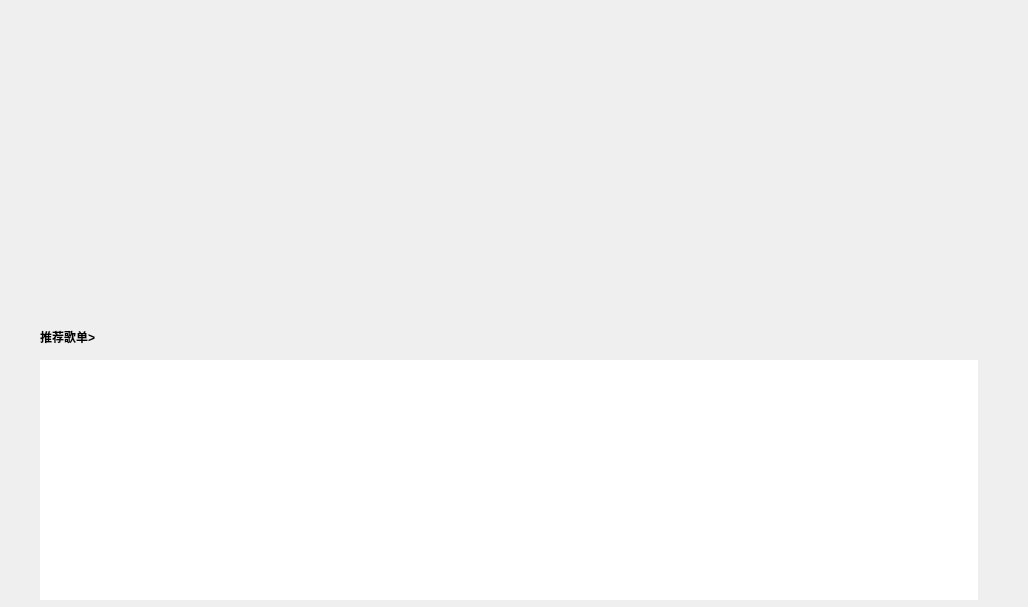
<?xml version="1.0" encoding="UTF-8"?>
<ui version="4.0">
 <class>Individual</class>
 <widget class="QWidget" name="Individual">
  <property name="geometry">
   <rect>
    <x>0</x>
    <y>0</y>
    <width>1028</width>
    <height>607</height>
   </rect>
  </property>
  <property name="sizePolicy">
   <sizepolicy hsizetype="Expanding" vsizetype="Expanding">
    <horstretch>0</horstretch>
    <verstretch>0</verstretch>
   </sizepolicy>
  </property>
  <property name="minimumSize">
   <size>
    <width>1028</width>
    <height>605</height>
   </size>
  </property>
  <property name="maximumSize">
   <size>
    <width>1671</width>
    <height>849</height>
   </size>
  </property>
  <property name="windowTitle">
   <string>Form</string>
  </property>
  <widget class="QLabel" name="picture1">
   <property name="geometry">
    <rect>
     <x>178</x>
     <y>23</y>
     <width>677</width>
     <height>248</height>
    </rect>
   </property>
   <property name="minimumSize">
    <size>
     <width>557</width>
     <height>204</height>
    </size>
   </property>
   <property name="maximumSize">
    <size>
     <width>677</width>
     <height>248</height>
    </size>
   </property>
   <property name="frameShape">
    <enum>QFrame::NoFrame</enum>
   </property>
   <property name="text">
    <string/>
   </property>
  </widget>
  <widget class="QLabel" name="picture8">
   <property name="geometry">
    <rect>
     <x>41</x>
     <y>46</y>
     <width>557</width>
     <height>204</height>
    </rect>
   </property>
   <property name="minimumSize">
    <size>
     <width>557</width>
     <height>204</height>
    </size>
   </property>
   <property name="maximumSize">
    <size>
     <width>677</width>
     <height>248</height>
    </size>
   </property>
   <property name="frameShape">
    <enum>QFrame::NoFrame</enum>
   </property>
   <property name="text">
    <string/>
   </property>
  </widget>
  <widget class="QLabel" name="picture3">
   <property name="geometry">
    <rect>
     <x>178</x>
     <y>23</y>
     <width>677</width>
     <height>248</height>
    </rect>
   </property>
   <property name="minimumSize">
    <size>
     <width>557</width>
     <height>204</height>
    </size>
   </property>
   <property name="maximumSize">
    <size>
     <width>677</width>
     <height>248</height>
    </size>
   </property>
   <property name="text">
    <string/>
   </property>
  </widget>
  <widget class="QLabel" name="picture4">
   <property name="geometry">
    <rect>
     <x>178</x>
     <y>23</y>
     <width>677</width>
     <height>248</height>
    </rect>
   </property>
   <property name="minimumSize">
    <size>
     <width>557</width>
     <height>204</height>
    </size>
   </property>
   <property name="maximumSize">
    <size>
     <width>677</width>
     <height>248</height>
    </size>
   </property>
   <property name="text">
    <string/>
   </property>
  </widget>
  <widget class="QLabel" name="picture5">
   <property name="geometry">
    <rect>
     <x>178</x>
     <y>23</y>
     <width>677</width>
     <height>248</height>
    </rect>
   </property>
   <property name="minimumSize">
    <size>
     <width>557</width>
     <height>204</height>
    </size>
   </property>
   <property name="maximumSize">
    <size>
     <width>677</width>
     <height>248</height>
    </size>
   </property>
   <property name="text">
    <string/>
   </property>
  </widget>
  <widget class="QLabel" name="picture6">
   <property name="geometry">
    <rect>
     <x>178</x>
     <y>23</y>
     <width>677</width>
     <height>248</height>
    </rect>
   </property>
   <property name="minimumSize">
    <size>
     <width>557</width>
     <height>204</height>
    </size>
   </property>
   <property name="maximumSize">
    <size>
     <width>677</width>
     <height>248</height>
    </size>
   </property>
   <property name="text">
    <string/>
   </property>
  </widget>
  <widget class="QLabel" name="picture7">
   <property name="geometry">
    <rect>
     <x>178</x>
     <y>23</y>
     <width>677</width>
     <height>248</height>
    </rect>
   </property>
   <property name="minimumSize">
    <size>
     <width>557</width>
     <height>204</height>
    </size>
   </property>
   <property name="maximumSize">
    <size>
     <width>677</width>
     <height>248</height>
    </size>
   </property>
   <property name="text">
    <string/>
   </property>
  </widget>
  <widget class="QLabel" name="picture2">
   <property name="geometry">
    <rect>
     <x>436</x>
     <y>46</y>
     <width>557</width>
     <height>204</height>
    </rect>
   </property>
   <property name="minimumSize">
    <size>
     <width>557</width>
     <height>204</height>
    </size>
   </property>
   <property name="maximumSize">
    <size>
     <width>677</width>
     <height>248</height>
    </size>
   </property>
   <property name="frameShape">
    <enum>QFrame::NoFrame</enum>
   </property>
   <property name="text">
    <string/>
   </property>
  </widget>
  <widget class="QWidget" name="widget" native="true">
   <property name="geometry">
    <rect>
     <x>437</x>
     <y>288</y>
     <width>157</width>
     <height>10</height>
    </rect>
   </property>
   <widget class="QLabel" name="point8">
    <property name="geometry">
     <rect>
      <x>147</x>
      <y>0</y>
      <width>10</width>
      <height>10</height>
     </rect>
    </property>
    <property name="minimumSize">
     <size>
      <width>10</width>
      <height>10</height>
     </size>
    </property>
    <property name="maximumSize">
     <size>
      <width>10</width>
      <height>10</height>
     </size>
    </property>
    <property name="baseSize">
     <size>
      <width>10</width>
      <height>0</height>
     </size>
    </property>
    <property name="text">
     <string/>
    </property>
   </widget>
   <widget class="QLabel" name="point7">
    <property name="geometry">
     <rect>
      <x>126</x>
      <y>0</y>
      <width>10</width>
      <height>10</height>
     </rect>
    </property>
    <property name="minimumSize">
     <size>
      <width>10</width>
      <height>10</height>
     </size>
    </property>
    <property name="maximumSize">
     <size>
      <width>10</width>
      <height>10</height>
     </size>
    </property>
    <property name="baseSize">
     <size>
      <width>10</width>
      <height>0</height>
     </size>
    </property>
    <property name="text">
     <string/>
    </property>
   </widget>
   <widget class="QLabel" name="point6">
    <property name="geometry">
     <rect>
      <x>105</x>
      <y>0</y>
      <width>10</width>
      <height>10</height>
     </rect>
    </property>
    <property name="minimumSize">
     <size>
      <width>10</width>
      <height>10</height>
     </size>
    </property>
    <property name="maximumSize">
     <size>
      <width>10</width>
      <height>10</height>
     </size>
    </property>
    <property name="baseSize">
     <size>
      <width>10</width>
      <height>0</height>
     </size>
    </property>
    <property name="text">
     <string/>
    </property>
   </widget>
   <widget class="QLabel" name="point3">
    <property name="geometry">
     <rect>
      <x>42</x>
      <y>0</y>
      <width>10</width>
      <height>10</height>
     </rect>
    </property>
    <property name="minimumSize">
     <size>
      <width>10</width>
      <height>10</height>
     </size>
    </property>
    <property name="maximumSize">
     <size>
      <width>10</width>
      <height>10</height>
     </size>
    </property>
    <property name="baseSize">
     <size>
      <width>10</width>
      <height>0</height>
     </size>
    </property>
    <property name="text">
     <string/>
    </property>
   </widget>
   <widget class="QLabel" name="point4">
    <property name="geometry">
     <rect>
      <x>63</x>
      <y>0</y>
      <width>10</width>
      <height>10</height>
     </rect>
    </property>
    <property name="minimumSize">
     <size>
      <width>10</width>
      <height>10</height>
     </size>
    </property>
    <property name="maximumSize">
     <size>
      <width>10</width>
      <height>10</height>
     </size>
    </property>
    <property name="baseSize">
     <size>
      <width>10</width>
      <height>0</height>
     </size>
    </property>
    <property name="text">
     <string/>
    </property>
   </widget>
   <widget class="QLabel" name="point1">
    <property name="geometry">
     <rect>
      <x>0</x>
      <y>0</y>
      <width>10</width>
      <height>10</height>
     </rect>
    </property>
    <property name="minimumSize">
     <size>
      <width>10</width>
      <height>10</height>
     </size>
    </property>
    <property name="maximumSize">
     <size>
      <width>10</width>
      <height>10</height>
     </size>
    </property>
    <property name="baseSize">
     <size>
      <width>10</width>
      <height>0</height>
     </size>
    </property>
    <property name="text">
     <string/>
    </property>
   </widget>
   <widget class="QLabel" name="point5">
    <property name="geometry">
     <rect>
      <x>84</x>
      <y>0</y>
      <width>10</width>
      <height>10</height>
     </rect>
    </property>
    <property name="minimumSize">
     <size>
      <width>10</width>
      <height>10</height>
     </size>
    </property>
    <property name="maximumSize">
     <size>
      <width>10</width>
      <height>10</height>
     </size>
    </property>
    <property name="baseSize">
     <size>
      <width>10</width>
      <height>0</height>
     </size>
    </property>
    <property name="text">
     <string/>
    </property>
   </widget>
   <widget class="QLabel" name="point2">
    <property name="geometry">
     <rect>
      <x>21</x>
      <y>0</y>
      <width>10</width>
      <height>10</height>
     </rect>
    </property>
    <property name="minimumSize">
     <size>
      <width>10</width>
      <height>10</height>
     </size>
    </property>
    <property name="maximumSize">
     <size>
      <width>10</width>
      <height>10</height>
     </size>
    </property>
    <property name="baseSize">
     <size>
      <width>10</width>
      <height>0</height>
     </size>
    </property>
    <property name="text">
     <string/>
    </property>
   </widget>
  </widget>
  <widget class="QLabel" name="songlist">
   <property name="geometry">
    <rect>
     <x>40</x>
     <y>325</y>
     <width>125</width>
     <height>25</height>
    </rect>
   </property>
   <property name="text">
    <string>&lt;html&gt;&lt;head/&gt;&lt;body&gt;&lt;p&gt;&lt;span style=&quot; font-weight:600;&quot;&gt;推荐歌单&amp;gt;&lt;/span&gt;&lt;/p&gt;&lt;/body&gt;&lt;/html&gt;</string>
   </property>
  </widget>
  <widget class="QScrollArea" name="scrollArea">
   <property name="geometry">
    <rect>
     <x>40</x>
     <y>360</y>
     <width>938</width>
     <height>240</height>
    </rect>
   </property>
   <property name="sizePolicy">
    <sizepolicy hsizetype="Preferred" vsizetype="Preferred">
     <horstretch>0</horstretch>
     <verstretch>0</verstretch>
    </sizepolicy>
   </property>
   <property name="minimumSize">
    <size>
     <width>938</width>
     <height>240</height>
    </size>
   </property>
   <property name="maximumSize">
    <size>
     <width>1386</width>
     <height>480</height>
    </size>
   </property>
   <property name="cursor" stdset="0">
    <cursorShape>ArrowCursor</cursorShape>
   </property>
   <property name="styleSheet">
    <string notr="true">background-color: rgb(255, 255, 255)</string>
   </property>
   <property name="frameShape">
    <enum>QFrame::NoFrame</enum>
   </property>
   <property name="lineWidth">
    <number>0</number>
   </property>
   <property name="verticalScrollBarPolicy">
    <enum>Qt::ScrollBarAlwaysOff</enum>
   </property>
   <property name="horizontalScrollBarPolicy">
    <enum>Qt::ScrollBarAlwaysOff</enum>
   </property>
   <property name="widgetResizable">
    <bool>true</bool>
   </property>
   <property name="alignment">
    <set>Qt::AlignLeading|Qt::AlignLeft|Qt::AlignTop</set>
   </property>
   <widget class="QWidget" name="scrollAreaWidgetContents">
    <property name="geometry">
     <rect>
      <x>0</x>
      <y>0</y>
      <width>938</width>
      <height>537</height>
     </rect>
    </property>
    <layout class="QGridLayout" name="gridLayout" rowminimumheight="0,0,0,0,0,0,0,0,0,0">
     <property name="sizeConstraint">
      <enum>QLayout::SetFixedSize</enum>
     </property>
     <property name="leftMargin">
      <number>0</number>
     </property>
     <property name="topMargin">
      <number>0</number>
     </property>
     <property name="rightMargin">
      <number>0</number>
     </property>
     <property name="bottomMargin">
      <number>0</number>
     </property>
     <property name="horizontalSpacing">
      <number>13</number>
     </property>
     <item row="2" column="1">
      <widget class="QLabel" name="songlist7">
       <property name="minimumSize">
        <size>
         <width>173</width>
         <height>173</height>
        </size>
       </property>
       <property name="maximumSize">
        <size>
         <width>258</width>
         <height>258</height>
        </size>
       </property>
       <property name="frameShape">
        <enum>QFrame::NoFrame</enum>
       </property>
       <property name="text">
        <string/>
       </property>
      </widget>
     </item>
     <item row="0" column="0">
      <widget class="QLabel" name="songlist1">
       <property name="minimumSize">
        <size>
         <width>173</width>
         <height>173</height>
        </size>
       </property>
       <property name="maximumSize">
        <size>
         <width>258</width>
         <height>258</height>
        </size>
       </property>
       <property name="frameShape">
        <enum>QFrame::NoFrame</enum>
       </property>
       <property name="text">
        <string/>
       </property>
      </widget>
     </item>
     <item row="0" column="2">
      <widget class="QLabel" name="songlist3">
       <property name="minimumSize">
        <size>
         <width>173</width>
         <height>173</height>
        </size>
       </property>
       <property name="maximumSize">
        <size>
         <width>258</width>
         <height>258</height>
        </size>
       </property>
       <property name="frameShape">
        <enum>QFrame::NoFrame</enum>
       </property>
       <property name="text">
        <string/>
       </property>
      </widget>
     </item>
     <item row="2" column="3">
      <widget class="QLabel" name="songlist9">
       <property name="minimumSize">
        <size>
         <width>173</width>
         <height>173</height>
        </size>
       </property>
       <property name="maximumSize">
        <size>
         <width>258</width>
         <height>258</height>
        </size>
       </property>
       <property name="frameShape">
        <enum>QFrame::NoFrame</enum>
       </property>
       <property name="text">
        <string/>
       </property>
      </widget>
     </item>
     <item row="2" column="0">
      <widget class="QLabel" name="songlist6">
       <property name="minimumSize">
        <size>
         <width>173</width>
         <height>173</height>
        </size>
       </property>
       <property name="maximumSize">
        <size>
         <width>258</width>
         <height>258</height>
        </size>
       </property>
       <property name="frameShape">
        <enum>QFrame::NoFrame</enum>
       </property>
       <property name="text">
        <string/>
       </property>
      </widget>
     </item>
     <item row="2" column="2">
      <widget class="QLabel" name="songlist8">
       <property name="minimumSize">
        <size>
         <width>173</width>
         <height>173</height>
        </size>
       </property>
       <property name="maximumSize">
        <size>
         <width>258</width>
         <height>258</height>
        </size>
       </property>
       <property name="frameShape">
        <enum>QFrame::NoFrame</enum>
       </property>
       <property name="text">
        <string/>
       </property>
      </widget>
     </item>
     <item row="2" column="4">
      <widget class="QLabel" name="songlist10">
       <property name="minimumSize">
        <size>
         <width>173</width>
         <height>173</height>
        </size>
       </property>
       <property name="maximumSize">
        <size>
         <width>258</width>
         <height>258</height>
        </size>
       </property>
       <property name="frameShape">
        <enum>QFrame::NoFrame</enum>
       </property>
       <property name="text">
        <string/>
       </property>
      </widget>
     </item>
     <item row="0" column="4">
      <widget class="QLabel" name="songlist5">
       <property name="sizePolicy">
        <sizepolicy hsizetype="Preferred" vsizetype="Preferred">
         <horstretch>0</horstretch>
         <verstretch>0</verstretch>
        </sizepolicy>
       </property>
       <property name="minimumSize">
        <size>
         <width>173</width>
         <height>173</height>
        </size>
       </property>
       <property name="maximumSize">
        <size>
         <width>258</width>
         <height>258</height>
        </size>
       </property>
       <property name="frameShape">
        <enum>QFrame::NoFrame</enum>
       </property>
       <property name="text">
        <string/>
       </property>
      </widget>
     </item>
     <item row="0" column="3">
      <widget class="QLabel" name="songlist4">
       <property name="minimumSize">
        <size>
         <width>173</width>
         <height>173</height>
        </size>
       </property>
       <property name="maximumSize">
        <size>
         <width>258</width>
         <height>258</height>
        </size>
       </property>
       <property name="frameShape">
        <enum>QFrame::NoFrame</enum>
       </property>
       <property name="text">
        <string/>
       </property>
      </widget>
     </item>
     <item row="0" column="1">
      <widget class="QLabel" name="songlist2">
       <property name="minimumSize">
        <size>
         <width>173</width>
         <height>173</height>
        </size>
       </property>
       <property name="maximumSize">
        <size>
         <width>258</width>
         <height>258</height>
        </size>
       </property>
       <property name="frameShape">
        <enum>QFrame::NoFrame</enum>
       </property>
       <property name="text">
        <string/>
       </property>
      </widget>
     </item>
     <item row="1" column="0">
      <widget class="QLabel" name="text1">
       <property name="minimumSize">
        <size>
         <width>173</width>
         <height>85</height>
        </size>
       </property>
       <property name="maximumSize">
        <size>
         <width>258</width>
         <height>85</height>
        </size>
       </property>
       <property name="text">
        <string/>
       </property>
      </widget>
     </item>
     <item row="1" column="1">
      <widget class="QLabel" name="text2">
       <property name="minimumSize">
        <size>
         <width>173</width>
         <height>85</height>
        </size>
       </property>
       <property name="maximumSize">
        <size>
         <width>258</width>
         <height>85</height>
        </size>
       </property>
       <property name="text">
        <string/>
       </property>
      </widget>
     </item>
     <item row="1" column="2">
      <widget class="QLabel" name="text3">
       <property name="minimumSize">
        <size>
         <width>173</width>
         <height>85</height>
        </size>
       </property>
       <property name="maximumSize">
        <size>
         <width>258</width>
         <height>85</height>
        </size>
       </property>
       <property name="text">
        <string/>
       </property>
      </widget>
     </item>
     <item row="1" column="3">
      <widget class="QLabel" name="text4">
       <property name="minimumSize">
        <size>
         <width>173</width>
         <height>85</height>
        </size>
       </property>
       <property name="maximumSize">
        <size>
         <width>258</width>
         <height>85</height>
        </size>
       </property>
       <property name="text">
        <string/>
       </property>
      </widget>
     </item>
     <item row="1" column="4">
      <widget class="QLabel" name="text5">
       <property name="minimumSize">
        <size>
         <width>173</width>
         <height>85</height>
        </size>
       </property>
       <property name="maximumSize">
        <size>
         <width>258</width>
         <height>85</height>
        </size>
       </property>
       <property name="text">
        <string/>
       </property>
      </widget>
     </item>
     <item row="3" column="0">
      <widget class="QLabel" name="text6">
       <property name="minimumSize">
        <size>
         <width>173</width>
         <height>85</height>
        </size>
       </property>
       <property name="maximumSize">
        <size>
         <width>258</width>
         <height>85</height>
        </size>
       </property>
       <property name="text">
        <string/>
       </property>
      </widget>
     </item>
     <item row="3" column="1">
      <widget class="QLabel" name="text7">
       <property name="minimumSize">
        <size>
         <width>173</width>
         <height>85</height>
        </size>
       </property>
       <property name="maximumSize">
        <size>
         <width>258</width>
         <height>85</height>
        </size>
       </property>
       <property name="text">
        <string/>
       </property>
      </widget>
     </item>
     <item row="3" column="2">
      <widget class="QLabel" name="text8">
       <property name="minimumSize">
        <size>
         <width>173</width>
         <height>85</height>
        </size>
       </property>
       <property name="maximumSize">
        <size>
         <width>258</width>
         <height>85</height>
        </size>
       </property>
       <property name="text">
        <string/>
       </property>
      </widget>
     </item>
     <item row="3" column="3">
      <widget class="QLabel" name="text9">
       <property name="minimumSize">
        <size>
         <width>173</width>
         <height>85</height>
        </size>
       </property>
       <property name="maximumSize">
        <size>
         <width>258</width>
         <height>85</height>
        </size>
       </property>
       <property name="text">
        <string/>
       </property>
      </widget>
     </item>
     <item row="3" column="4">
      <widget class="QLabel" name="text10">
       <property name="minimumSize">
        <size>
         <width>173</width>
         <height>85</height>
        </size>
       </property>
       <property name="maximumSize">
        <size>
         <width>258</width>
         <height>85</height>
        </size>
       </property>
       <property name="text">
        <string/>
       </property>
      </widget>
     </item>
    </layout>
   </widget>
  </widget>
  <zorder>picture4</zorder>
  <zorder>picture3</zorder>
  <zorder>picture6</zorder>
  <zorder>picture5</zorder>
  <zorder>picture7</zorder>
  <zorder>picture2</zorder>
  <zorder>picture8</zorder>
  <zorder>picture1</zorder>
  <zorder>widget</zorder>
  <zorder>songlist</zorder>
  <zorder>scrollArea</zorder>
 </widget>
 <resources/>
 <connections/>
</ui>
